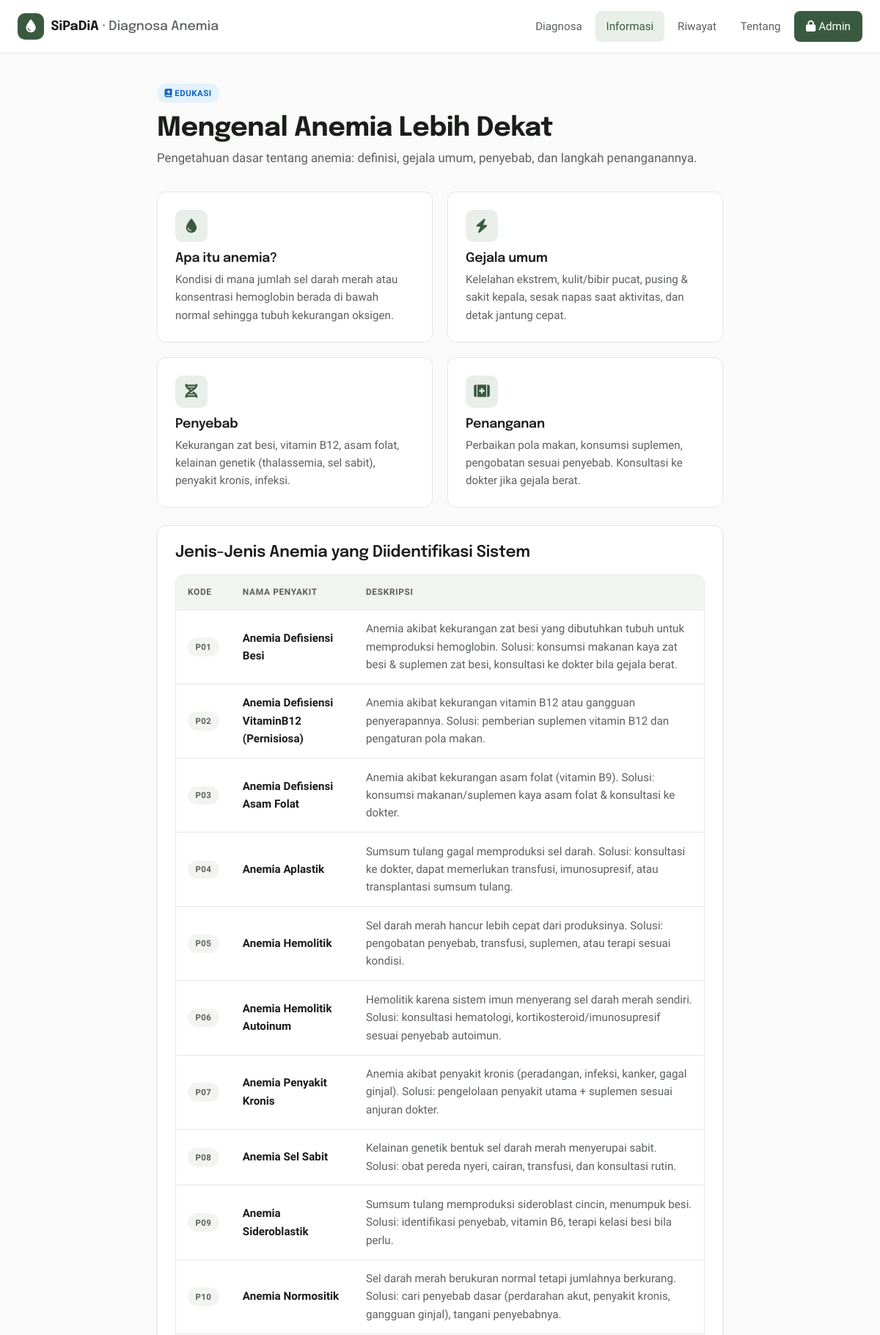
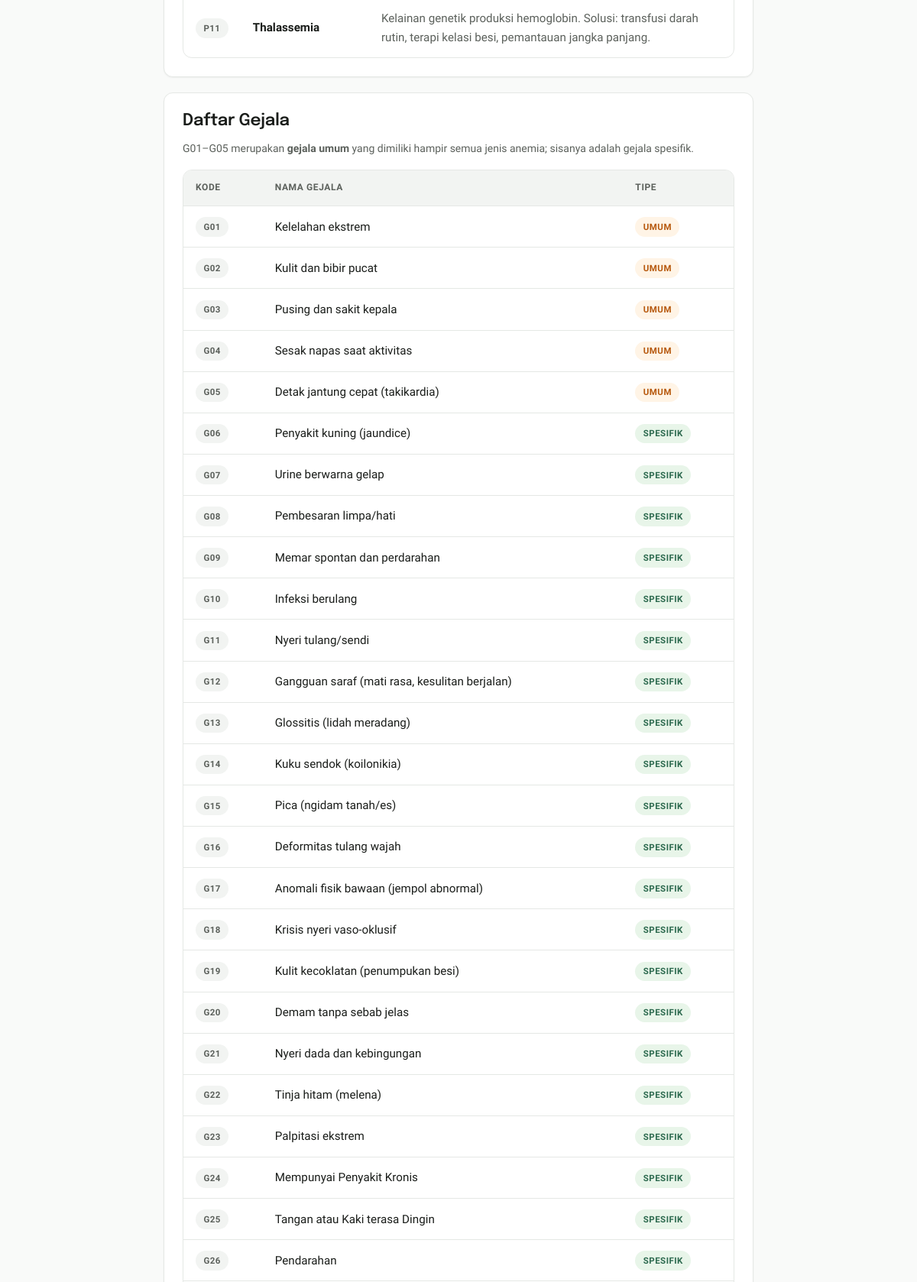
The app's page /informasi.php (upper part) with its own data (2 pictures, top to bottom).
### tables this page shows
CREATE TABLE `penyakit` (
  `id` int(11) NOT NULL AUTO_INCREMENT,
  `kode` varchar(10) NOT NULL,
  `nama` varchar(100) NOT NULL,
  `deskripsi` text DEFAULT NULL,
  PRIMARY KEY (`id`),
  UNIQUE KEY `kode` (`kode`)
);

CREATE TABLE `gejala` (
  `id` int(11) NOT NULL AUTO_INCREMENT,
  `kode` varchar(10) NOT NULL,
  `nama` varchar(100) NOT NULL,
  PRIMARY KEY (`id`),
  UNIQUE KEY `kode` (`kode`)
);

### informasi.php (the view, shortened to what this page needs)
<?php
include 'config.php';
include 'partials/public_header.php';
?>
<main class="page-narrow">
    <div class="page-header">
        <span class="badge badge-info"><i class="fa-solid fa-book-medical"></i> Edukasi</span>
        <h1 style="margin-top:.85rem;">Mengenal Anemia Lebih Dekat</h1>
        <p class="lead">Pengetahuan dasar tentang anemia: definisi, gejala umum, penyebab, dan langkah penanganannya.</p>
    </div>
    <div class="features">
        <div class="feature">
            <div class="ico"><i class="fa-solid fa-droplet"></i></div>
            <h4>Apa itu anemia?</h4>
            <p>Kondisi di mana jumlah sel darah merah atau konsentrasi hemoglobin berada di bawah normal sehingga tubuh kekurangan oksigen.</p>
        </div>
        <div class="feature">
            <div class="ico"><i class="fa-solid fa-bolt"></i></div>
            <h4>Gejala umum</h4>
            <p>Kelelahan ekstrem, kulit/bibir pucat, pusing & sakit kepala, sesak napas saat aktivitas, dan detak jantung cepat.</p>
        </div>
        <div class="feature">
            <div class="ico"><i class="fa-solid fa-dna"></i></div>
            <h4>Penyebab</h4>
            <p>Kekurangan zat besi, vitamin B12, asam folat, kelainan genetik (thalassemia, sel sabit), penyakit kronis, infeksi.</p>
        </div>
        <div class="feature">
            <div class="ico"><i class="fa-solid fa-kit-medical"></i></div>
            <h4>Penanganan</h4>
            <p>Perbaikan pola makan, konsumsi suplemen, pengobatan sesuai penyebab. Konsultasi ke dokter jika gejala berat.</p>
        </div>
    </div>
    <div class="card mt-lg">
        <h3>Jenis-Jenis Anemia yang Diidentifikasi Sistem</h3>
        <div class="table-wrap mt-md">
            <table class="data">
                <thead><tr><th>Kode</th><th>Nama Penyakit</th><th>Deskripsi</th></tr></thead>
                <tbody>
                <?php $rs = $conn->query("SELECT * FROM penyakit ORDER BY kode");
                while ($p = $rs->fetch_assoc()): ?>
                    <tr>
                        <td><span class="badge badge-muted"><?php echo htmlspecialchars($p['kode']); ?></span></td>
                        <td><strong><?php echo htmlspecialchars($p['nama']); ?></strong></td>
                        <td class="text-muted"><?php echo htmlspecialchars($p['deskripsi']); ?></td>
                    </tr>
                <?php endwhile; ?>
                </tbody>
            </table>
        </div>
    </div>
    <div class="card mt-lg">
        <h3>Daftar Gejala</h3>
        <p class="text-muted text-sm">G01–G05 merupakan <strong>gejala umum</strong> yang dimiliki hampir semua jenis anemia; sisanya adalah gejala spesifik.</p>
        <div class="table-wrap mt-md">
            <table class="data">
                <thead><tr><th>Kode</th><th>Nama Gejala</th><th>Tipe</th></tr></thead>
                <tbody>
                <?php $gs = $conn->query("SELECT * FROM gejala ORDER BY kode");
                while ($g = $gs->fetch_assoc()):
                    $is_umum = in_array($g['kode'], ['G01','G02','G03','G04','G05']);
                ?>
                    <tr>
                        <td><span class="badge badge-muted"><?php echo htmlspecialchars($g['kode']); ?></span></td>
                        <td><?php echo htmlspecialchars($g['nama']); ?></td>
                        <td><span class="badge <?php echo $is_umum?'badge-warning':'badge-success'; ?>"><?php echo $is_umum?'Umum':'Spesifik'; ?></span></td>
                    </tr>
                <?php endwhile; ?>
                </tbody>
            </table>
        </div>
    </div>
</main>
<?php include 'partials/public_footer.php'; ?>

### assets/style.css (style rules this page uses)
:root { --bg: #F9FAF9; --surface: #FFFFFF; --surface-alt: #F2F4F2; --primary: #3A5A40; --primary-hover: #2B4330; --primary-soft: #E8EFE9; --secondary: #A3B18A; --text: #1A1D1A; --text-muted: #5C615C; --border: #E5E8E5; --success: #2D6A4F; --success-soft: #E8F5E9; --danger: #D72638; --danger-hover: #B01B29; --danger-soft: #FDECEE; --warning: #F4A261; --warning-soft: #FFF4E6; --info: #1565C0; --info-soft: #E3F2FD; --font-heading: 'Epilogue', system-ui, sans-serif; --font-body: 'Work Sans', system-ui, sans-serif; --r-sm: 4px; --r-md: 8px; --r-lg: 12px; --r-pill: 9999px; --shadow-sm: 0 1px 2px rgba(0,0,0,0.05); --shadow-md: 0 4px 6px -1px rgba(0,0,0,0.05), 0 2px 4px -1px rgba(0,0,0,0.03); --shadow-lg: 0 10px 15px -3px rgba(0,0,0,0.06), 0 4px 6px -2px rgba(0,0,0,0.03); --t-fast: 0.15s ease; --t: 0.2s cubic-bezier(0.4, 0, 0.2, 1); }
* { box-sizing: border-box; }
html, body { margin: 0; padding: 0; background: var(--bg); color: var(--text); font-family: var(--font-body); font-size: 16px; line-height: 1.6; -webkit-font-smoothing: antialiased; }
h1, h2, h3, h4, h5 { font-family: var(--font-heading); color: var(--text); margin: 0 0 0.75rem; line-height: 1.2; letter-spacing: -0.01em; }
h1 { font-size: 2.25rem; font-weight: 700; }
h3 { font-size: 1.35rem; font-weight: 600; }
h4 { font-size: 1.1rem; font-weight: 600; }
p { margin: 0 0 1rem; color: var(--text); }
.text-muted { color: var(--text-muted); }
.text-sm { font-size: 0.875rem; }
.page-narrow { max-width: 820px; margin: 0 auto; padding: 2.5rem 1.5rem 4rem; }
.page-header { margin-bottom: 2rem; }
.page-header h1 { margin-bottom: 0.35rem; }
.page-header .lead { color: var(--text-muted); font-size: 1.05rem; }
.features { display: grid; grid-template-columns: repeat(auto-fit, minmax(260px, 1fr)); gap: 1.25rem; margin-top: 1.5rem; }
.feature { background: var(--surface); border: 1px solid var(--border); border-radius: var(--r-lg); padding: 1.5rem; transition: var(--t); }
.feature .ico { width: 44px; height: 44px; border-radius: 10px; background: var(--primary-soft); color: var(--primary); display: inline-flex; align-items: center; justify-content: center; font-size: 1.2rem; margin-bottom: 0.75rem; }
.feature h4 { margin-bottom: 0.35rem; }
.feature p { color: var(--text-muted); font-size: 0.95rem; margin: 0; }
.card { background: var(--surface); border: 1px solid var(--border); border-radius: var(--r-lg); padding: 1.5rem; box-shadow: var(--shadow-sm); }
.card + .card { margin-top: 1.25rem; }
.table-wrap { overflow-x: auto; border: 1px solid var(--border); border-radius: var(--r-lg); background: var(--surface); }
table.data { width: 100%; border-collapse: collapse; }
table.data th, table.data td { text-align: left; padding: 0.85rem 1rem; border-bottom: 1px solid var(--border); font-size: 0.95rem; vertical-align: middle; }
table.data th { background: var(--surface-alt); color: var(--text-muted); text-transform: uppercase; font-size: 0.75rem; letter-spacing: 0.05em; font-weight: 600; }
table.data tr:last-child td { border-bottom: none; }
.badge { display: inline-block; padding: 0.22rem 0.65rem; border-radius: var(--r-pill); font-size: 0.72rem; font-weight: 600; text-transform: uppercase; letter-spacing: 0.04em; }
.badge-info { background: var(--info-soft); color: var(--info); }
.badge-success { background: var(--success-soft); color: var(--success); }
.badge-warning { background: var(--warning-soft); color: #B7590E; }
.badge-muted { background: var(--surface-alt); color: var(--text-muted); }
.mt-md { margin-top: 1rem; }
.mt-lg { margin-top: 1.5rem; }

### records on screen
penyakit: kode "P01", nama "Anemia Defisiensi Besi", deskripsi "Anemia akibat kekurangan zat besi yang dibutuhkan tubuh untuk memproduksi hemoglobin. Solusi: konsumsi makanan kaya zat besi & suplemen zat besi, konsultasi ke dokter bila gejala berat."
penyakit: kode "P02", nama "Anemia Defisiensi VitaminB12 (Pernisiosa)", deskripsi "Anemia akibat kekurangan vitamin B12 atau gangguan penyerapannya. Solusi: pemberian suplemen vitamin B12 dan pengaturan pola makan."
penyakit: kode "P03", nama "Anemia Defisiensi Asam Folat", deskripsi "Anemia akibat kekurangan asam folat (vitamin B9). Solusi: konsumsi makanan/suplemen kaya asam folat & konsultasi ke dokter."
penyakit: kode "P04", nama "Anemia Aplastik", deskripsi "Sumsum tulang gagal memproduksi sel darah. Solusi: konsultasi ke dokter, dapat memerlukan transfusi, imunosupresif, atau transplantasi sumsum tulang."
penyakit: kode "P05", nama "Anemia Hemolitik", deskripsi "Sel darah merah hancur lebih cepat dari produksinya. Solusi: pengobatan penyebab, transfusi, suplemen, atau terapi sesuai kondisi."
penyakit: kode "P06", nama "Anemia Hemolitik Autoinum", deskripsi "Hemolitik karena sistem imun menyerang sel darah merah sendiri. Solusi: konsultasi hematologi, kortikosteroid/imunosupresif sesuai penyebab autoimun."
penyakit: kode "P07", nama "Anemia Penyakit Kronis", deskripsi "Anemia akibat penyakit kronis (peradangan, infeksi, kanker, gagal ginjal). Solusi: pengelolaan penyakit utama + suplemen sesuai anjuran dokter."
penyakit: kode "P08", nama "Anemia Sel Sabit", deskripsi "Kelainan genetik bentuk sel darah merah menyerupai sabit. Solusi: obat pereda nyeri, cairan, transfusi, dan konsultasi rutin."
penyakit: kode "P09", nama "Anemia Sideroblastik", deskripsi "Sumsum tulang memproduksi sideroblast cincin, menumpuk besi. Solusi: identifikasi penyebab, vitamin B6, terapi kelasi besi bila perlu."
penyakit: kode "P10", nama "Anemia Normositik", deskripsi "Sel darah merah berukuran normal tetapi jumlahnya berkurang. Solusi: cari penyebab dasar (perdarahan akut, penyakit kronis, gangguan ginjal), tangani penyebabnya."
penyakit: kode "P11", nama "Thalassemia", deskripsi "Kelainan genetik produksi hemoglobin. Solusi: transfusi darah rutin, terapi kelasi besi, pemantauan jangka panjang."
gejala: kode "G01", nama "Kelelahan ekstrem", shows "UMUM"
gejala: kode "G02", nama "Kulit dan bibir pucat", shows "UMUM"
gejala: kode "G03", nama "Pusing dan sakit kepala", shows "UMUM"
gejala: kode "G04", nama "Sesak napas saat aktivitas", shows "UMUM"
gejala: kode "G05", nama "Detak jantung cepat (takikardia)", shows "UMUM"
gejala: kode "G06", nama "Penyakit kuning (jaundice)", shows "SPESIFIK"
gejala: kode "G07", nama "Urine berwarna gelap", shows "SPESIFIK"
gejala: kode "G08", nama "Pembesaran limpa/hati", shows "SPESIFIK"
gejala: kode "G09", nama "Memar spontan dan perdarahan", shows "SPESIFIK"
gejala: kode "G10", nama "Infeksi berulang", shows "SPESIFIK"
gejala: kode "G11", nama "Nyeri tulang/sendi", shows "SPESIFIK"
gejala: kode "G12", nama "Gangguan saraf (mati rasa, kesulitan berjalan)", shows "SPESIFIK"
gejala: kode "G13", nama "Glossitis (lidah meradang)", shows "SPESIFIK"
gejala: kode "G14", nama "Kuku sendok (koilonikia)", shows "SPESIFIK"
gejala: kode "G15", nama "Pica (ngidam tanah/es)", shows "SPESIFIK"
gejala: kode "G16", nama "Deformitas tulang wajah", shows "SPESIFIK"
gejala: kode "G17", nama "Anomali fisik bawaan (jempol abnormal)", shows "SPESIFIK"
gejala: kode "G18", nama "Krisis nyeri vaso-oklusif", shows "SPESIFIK"
gejala: kode "G19", nama "Kulit kecoklatan (penumpukan besi)", shows "SPESIFIK"
gejala: kode "G20", nama "Demam tanpa sebab jelas", shows "SPESIFIK"
gejala: kode "G21", nama "Nyeri dada dan kebingungan", shows "SPESIFIK"
gejala: kode "G22", nama "Tinja hitam (melena)", shows "SPESIFIK"
gejala: kode "G23", nama "Palpitasi ekstrem", shows "SPESIFIK"
gejala: kode "G24", nama "Mempunyai Penyakit Kronis", shows "SPESIFIK"
gejala: kode "G25", nama "Tangan atau Kaki terasa Dingin", shows "SPESIFIK"
gejala: kode "G26", nama "Pendarahan", shows "SPESIFIK"
